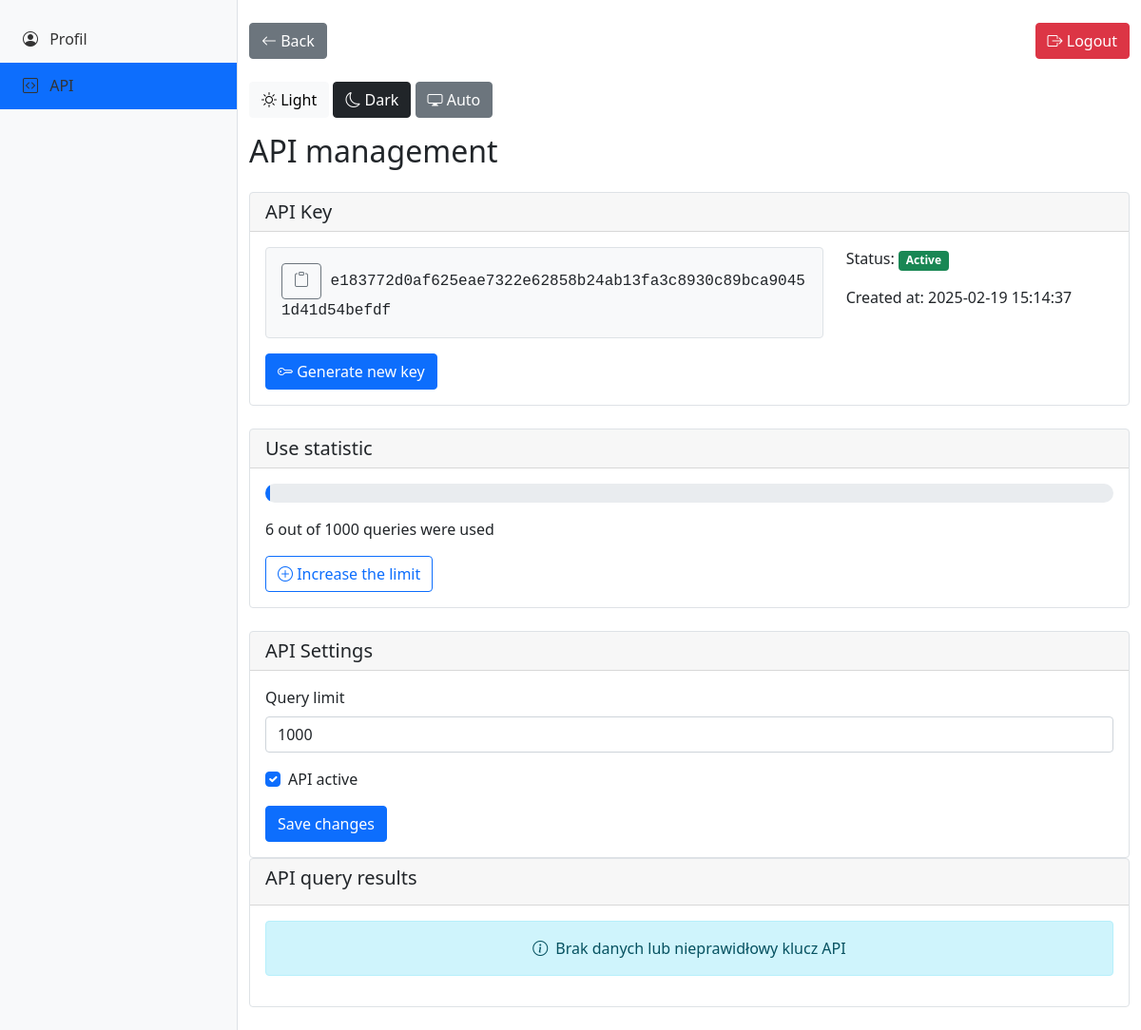
Screenshot of /API/MainApp/api_settings.php (signed in) with the database file from the repository.
### tables this page shows
CREATE TABLE `api_keys` (
  `id` int(11) NOT NULL,
  `user_id` int(11) NOT NULL,
  `api_key` varchar(64) NOT NULL,
  `usage_limit` int(11) DEFAULT 1000,
  `used_count` int(11) DEFAULT 0,
  `is_active` tinyint(1) DEFAULT 1,
  `created_at` timestamp NOT NULL DEFAULT current_timestamp()
);

### API/MainApp/api_settings.php (the view, shortened to what this page needs)
<?php
$conn = connectDB();
$user_id = $_SESSION['id'];
$api_query = "SELECT * FROM api_keys WHERE user_id = ?";
$stmt = $conn->prepare($api_query);
$stmt->bind_param("i", $user_id);
if (!$stmt->execute()) {
    die('Błąd wykonania zapytania: ' . $stmt->error);
}
$result = $stmt->get_result();
$api_data = $result->fetch_assoc();
?>
<!DOCTYPE html>
<html lang="pl">
<head>
    <link href="https://cdn.jsdelivr.net/npm/bootstrap@5.1.3/dist/css/bootstrap.min.css" rel="stylesheet">
    <link rel="stylesheet" href="https://cdn.jsdelivr.net/npm/bootstrap-icons@1.8.1/font/bootstrap-icons.css">
</head>
<body>
    <div class="wrapper d-flex">
        <nav id="sidebar" class="">
            <div class="position-sticky pt-3">
                <ul class="nav flex-column">
                    <li class="nav-item">
                        <a class="nav-link" href="account.php">
                            <i class="bi bi-person-circle"></i>
                            <span>Profil</span>
                        </a>
                    </li>
                    <li class="nav-item">
                        <a class="nav-link active" href="api_settings.php">
                            <i class="bi bi-code-square"></i>
                            <span>API</span>
                        </a>
                    </li>
                </ul>
            </div>
        </nav>
        <div class="content w-100">
            <div class="container py-4">
                <div class="d-flex justify-content-between mb-4">
                    <button onclick="window.location.href='index.php'" class="btn btn-secondary">
                        <i class="bi bi-arrow-left"></i> Back
                    </button>
                    <a href="logout.php" class="btn btn-danger">
                        <i class="bi bi-box-arrow-right"></i> Logout
                    </a>
                </div>
                <div class="theme-controls mb-3">
                <button id="lightModeBtn" class="btn btn-light">
                    <i class="bi bi-sun"></i> Light
                </button>
                <button id="darkModeBtn" class="btn btn-dark">
                    <i class="bi bi-moon"></i> Dark
                </button>
                <button id="autoModeBtn" class="btn btn-secondary">
                    <i class="bi bi-display"></i> Auto
                </button>
            </div>
                <h2 class="mb-4">API management</h2>
                <div class="card mb-4">
                    <div class="card-header">
                        <h5 class="mb-0">API Key</h5>
                    </div>
                    <div class="card-body">
                        <div class="row">
                        <div class="col-md-8">
                        <div class="api-key-display mb-3" id="apiKeyDisplay">
                        <?php if($api_data['api_key'] !== 'API key missing'): ?>
                            <button class="btn btn-outline-secondary" id="copyButton" onclick="copyApiKey()">
                                <i class="bi bi-clipboard"></i>
                            </button>
                        <?php endif; ?>
                        <?= htmlspecialchars($api_data['api_key']);
                        ?>
                    </div>
                    </div>
                            <div class="col-md-4">
                                <p>Status:
                                    <span class="badge <?= $api_data['is_active'] ? 'bg-success' : 'bg-danger' ?>">
                                        <?= $api_data['is_active'] ? 'Active' : '
Inactive' ?>
                                    </span>
                                </p>
                                <p>Created at: <?= $api_data['created_at'] ?></p>
                            </div>
                        </div>
                        <button class="btn btn-primary" onclick="regenerateApiKey()">
                            <i class="bi bi-key"></i> Generate new key
                        </button>
                    </div>
                </div>
                            <div class="card mb-4">
                <div class="card-header">
                    <h5 class="mb-0">Use statistic</h5>
                </div>
                <div class="card-body">
                    <div class="progress mb-3">
                        <div class="progress-bar <?= ($api_data['used_count'] >= $api_data['usage_limit']) ? 'bg-danger' : '' ?>"
                            role="progressbar"
                            style="width: <?= (($api_data['used_count'])/$api_data['usage_limit'])*100 ?>%">
                        </div>
                    </div>
                    <p><?php echo $api_data['used_count']?> out of <?= $api_data['usage_limit'] ?> queries were used</p>
                    <button class="btn btn-outline-primary" onclick="increaseLimit()">
                        <i class="bi bi-plus-circle"></i>
                        Increase the limit
                    </button>
                </div>
            </div>
                <div class="card">
                    <div class="card-header">
                        <h5 class="mb-0">API Settings</h5>
                    </div>
                    <div class="card-body">
                        <form id="apiSettingsForm" method="POST" action="update_api_settings.php">
                            <div class="mb-3">
                                <label class="form-label">
                                Query limit</label>
                                <input type="number" class="form-control" name="usage_limit"
                                       value="<?= $api_data['usage_limit'] ?>">
                            </div>
                            <div class="mb-3 form-check">
                                <input type="checkbox" class="form-check-input" name="is_active"
                                       id="apiStatus" <?= $api_data['is_active'] ? 'checked' : '' ?>>
                                <label class="form-check-label" for="apiStatus">
                                    API active
                                </label>
                            </div>
                            <button type="submit" class="btn btn-primary">Save changes</button>
                        </form>
                    </div>
                </div>
                <?php
$conn = connectDB();
$api_key = $_SESSION['api'];
$sql = "SELECT player_name, score, game_name, created_at
FROM game_scores
WHERE api_key = '$api_key'
ORDER BY score DESC
LIMIT 10";
$result = $conn->query($sql);
?>
<div class="card">
    <div class="card-header">
        <h5>API query results</h5>
    </div>
    <div class="card-body">
        <?php if($result->num_rows > 0): ?>
            <table class="table table-striped">
                <thead>
                    <tr>
                        <th>Place</th>
                        <th>Player</th>
                        <th>Score</th>
                        <th>Game</th>
                        <th>Date</th>
                    </tr>
                </thead>
                <tbody>
                <?php
                $place = 1;
                while($row = $result->fetch_assoc()) {
                    echo "<tr>";
                    echo "<td class='tr_color'>" . $place . "</td>";
                    echo "<td class='tr_color'>" . htmlspecialchars($row['player_name']) . "</td>";
                    echo "<td class='tr_color'>" . htmlspecialchars($row['score']) . "</td>";
                    echo "<td class='tr_color'>" . htmlspecialchars($row['game_name']) . "</td>";
                    echo "<td class='tr_color'>" . htmlspecialchars($row['created_at']) . "</td>";
                    echo "</tr>";
                    $place++;
                }
                ?>
                </tbody>
            </table>
        <?php else: ?>
            <div class="alert alert-info text-center">
                <i class="bi bi-info-circle me-2"></i>Brak danych lub nieprawidłowy klucz API
            </div>
        <?php endif; ?>
    </div>
</div>
            </div>
        </div>
    </div>
</body>
</html>

### API/MainApp/api_settings.php (style rules this page uses)
.wrapper { min-height: 100vh; }
#sidebar { min-width: 250px; max-width: 250px; border-right: 1px solid #dee2e6; }
.api-key-display { font-family: monospace; background: #f8f9fa; padding: 1rem; border-radius: 4px; word-break: break-all; }
#sidebar .nav-link { color: #333; padding: 0.8rem 1.5rem; }
#sidebar .nav-link.active { background-color: #0d6efd; color: white; }
#sidebar .bi { margin-right: 0.5rem; }
.progress { height: 20px; border-radius: 10em; transition: all 0.3s ease[2]; }
.progress-bar { border-radius: 10em; transition: width 300ms ease[4]; }
.api-key-display { padding: 1rem; border-radius: 4px; font-family: monospace; word-break: break-all; transition: all 0.3s ease; }

### rows the page displays
api_keys: api_key "e183772d0af625eae7322e62858b24ab13fa3c8930c89bca90451d41d54befdf", created_at "2025-02-19 15:14:37", used_count "6", usage_limit "1000", is_active "☑"
